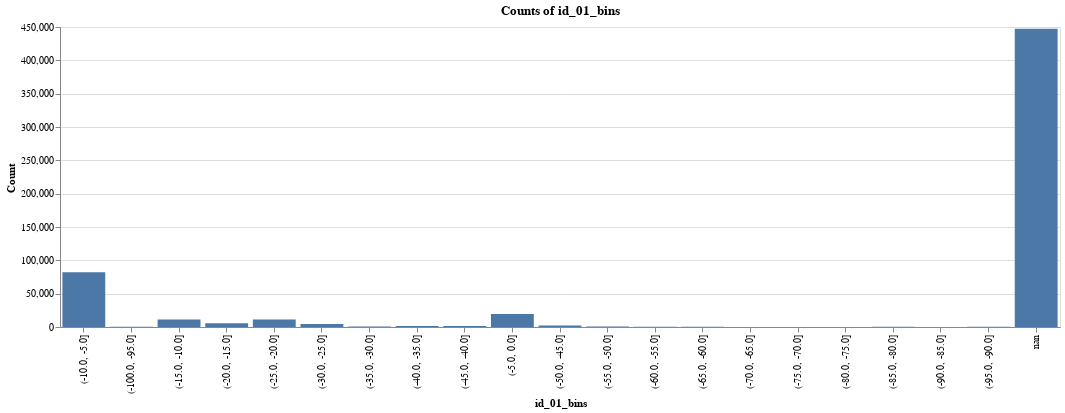

Notebook code for this chart:
### Code cell
categorical_histogram(X, 'id_01_bins', width=1000)

### Figure 1 — Vega-Lite specification as saved in the notebook (floating-point values rounded to 4 significant figures)
{"$schema": "https://vega.github.io/schema/vega-lite/v3.3.0.json", "config": {"mark": {"tooltip": null}, "view": {"height": 300, "width": 400}}, "data": {"name": "data-e2c26647759338ef4544ab2189e39053"}, "datasets": {"data-e2c26647759338ef4544ab2189e39053": [{"count": 447319, "id_01_bins": "nan"}, {"count": 82201, "id_01_bins": "(-10.0, -5.0]"}, {"count": 19555, "id_01_bins": "(-5.0, 0.0]"}, {"count": 11301, "id_01_bins": "(-15.0, -10.0]"}, {"count": 11234, "id_01_bins": "(-25.0, -20.0]"}, {"count": 5728, "id_01_bins": "(-20.0, -15.0]"}, {"count": 4640, "id_01_bins": "(-30.0, -25.0]"}, {"count": 2147, "id_01_bins": "(-50.0, -45.0]"}, {"count": 1630, "id_01_bins": "(-40.0, -35.0]"}, {"count": 1390, "id_01_bins": "(-45.0, -40.0]"}, {"count": 714, "id_01_bins": "(-55.0, -50.0]"}, {"count": 694, "id_01_bins": "(-35.0, -30.0]"}, {"count": 433, "id_01_bins": "(-100.0, -95.0]"}, {"count": 419, "id_01_bins": "(-65.0, -60.0]"}, {"count": 324, "id_01_bins": "(-60.0, -55.0]"}, {"count": 221, "id_01_bins": "(-85.0, -80.0]"}, {"count": 217, "id_01_bins": "(-95.0, -90.0]"}, {"count": 100, "id_01_bins": "(-75.0, -70.0]"}, {"count": 96, "id_01_bins": "(-90.0, -85.0]"}, {"count": 93, "id_01_bins": "(-70.0, -65.0]"}, {"count": 84, "id_01_bins": "(-80.0, -75.0]"}]}, "encoding": {"tooltip": [{"field": "id_01_bins", "type": "nominal"}, {"field": "count", "type": "quantitative"}], "x": {"axis": {"title": "id_01_bins"}, "field": "id_01_bins", "type": "nominal"}, "y": {"axis": {"title": "Count"}, "field": "count", "type": "quantitative"}}, "mark": "bar", "title": "Counts of id_01_bins", "width": 1000}
